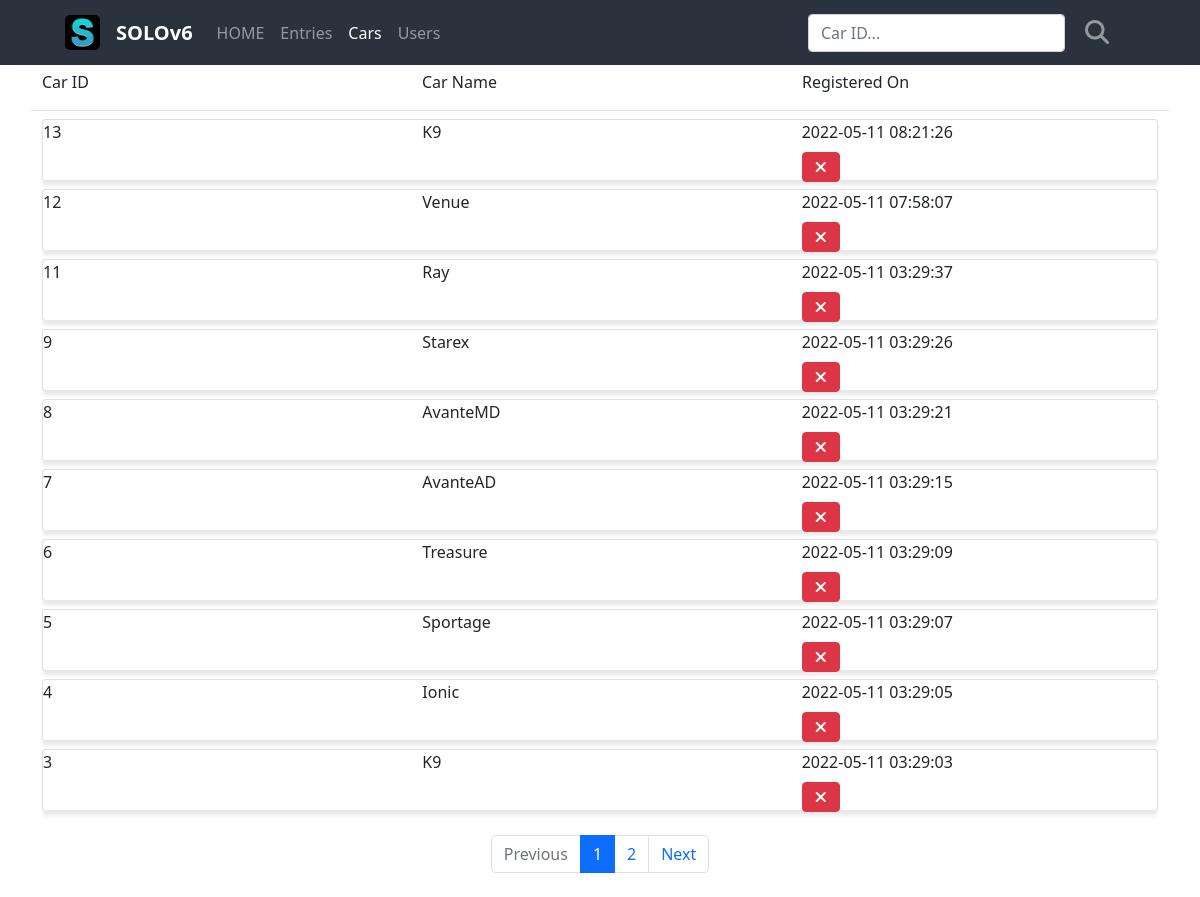
Page /cars/ on the earlier database version.
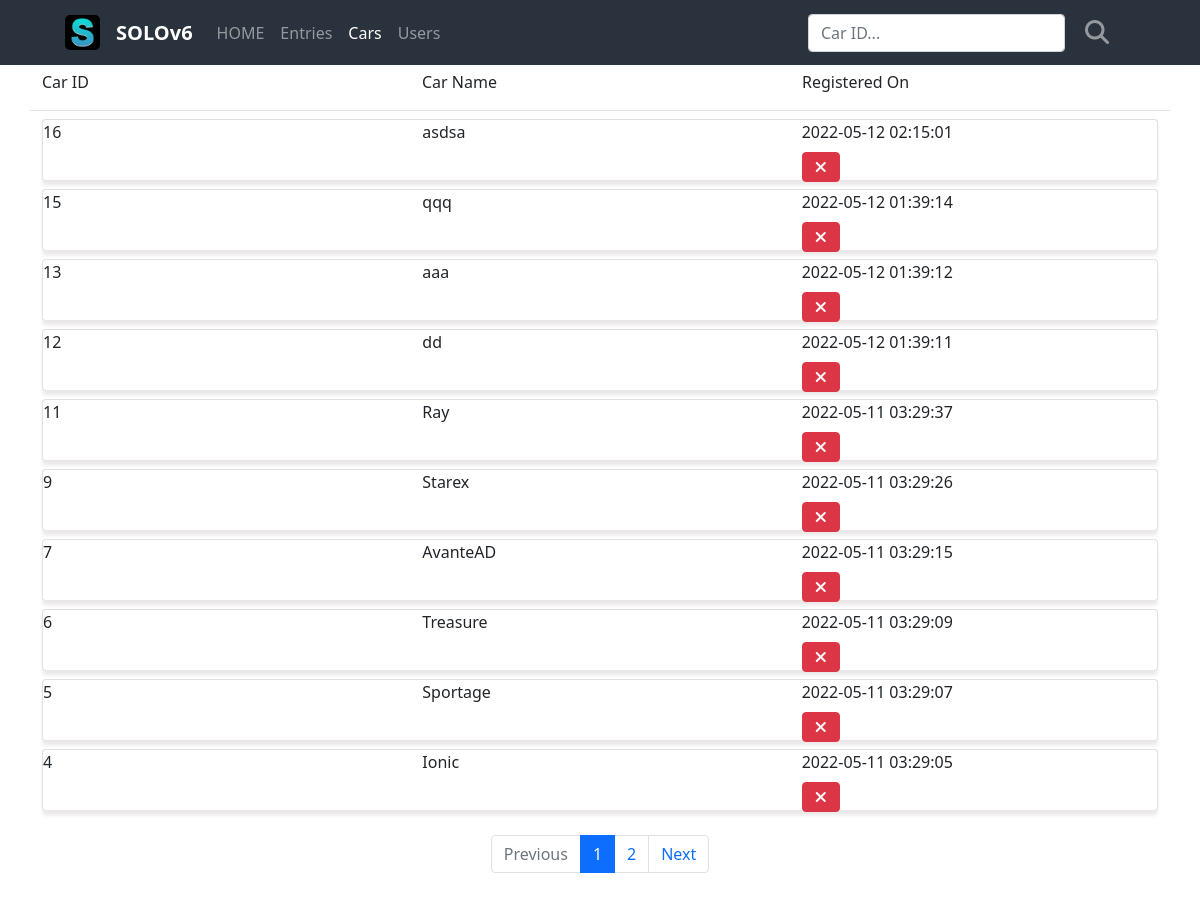
Same page on the later database version.
### project/models/car.py (models this page shows, shortened)
class Car(db.Model):
    id = db.Column(db.Integer, primary_key=True)
    car_name = db.Column(db.String(10), nullable=False)
    registered_on = db.Column(db.DateTime(), default=func.now())

### project/routes/car_routes.py (the view)
@blueprint.route('/')
def cars():
    page = request.args.get('page', type=int, default=1)
    needle = request.args.get('needle', type=str, default='')
    car_list = CarModel.query.order_by(CarModel.registered_on.desc())
    if needle:
        car_list = car_list.filter(
            CarModel.id.ilike(needle)
        )
    car_list = car_list.paginate(page, per_page=10)
    return render_template('cars.html', car_list=car_list, page=page, needle=needle)

### project/templates/cars.html (shortened to what the changed rows need)
<link rel="stylesheet" href="../static/css/cars.css">
{% extends 'base.html' %}
{% block content %}
<div class="car-main">
    <div class="container car-list-box">
        {% if car_list %}
            {% for car in car_list.items %}
            <div class="card my-2">
                <div class="card-body">
                    <div class="row card-body-row">
                        <div class="col car-list-col">
                            {{ car.id }}
                        </div>
                        <div class="col car-list-col">
                            {{ car.car_name }}
                        </div>
                        <div class="col car-list-col">
                            {{ car.registered_on }}
                            <div class="cancel-box">
                                <form class="delete-form" action="{{ url_for('cars.delete') }}" method="post">
                                    <button type="submit" class="btn btn-danger mb-3 cancel-btn">
                                        <i class="fa-solid fa-xmark"></i>
                                    </button>
                                </form>
                            </div>
                        </div>
                    </div>
                </div>
            </div>
            {% endfor %}
        {% else %}
        <div class="row">
            <div class="col-12">
                <h2>❌ No Car Registered ❌</h2>
            </div>
        </div>
        {% endif %}
    </div>
</div>
<ul class="pagination my-4 justify-content-center">
    {% for page_num in car_list.iter_pages() %}
    {% if page_num %}
    {% if page_num != car_list.page %}
    <li class="page-item">
        <a class="page-link" href="?page={{ page_num }}">{{ page_num }}</a>
    </li>
    {% else %}
    <li class="page-item active" aria-current="page">
        <a class="page-link" href="javascript:void(0)">{{ page_num }}</a>
    </li>
    {% endif %}
    {% else %}
    <li class="disabled">
        <a class="page-link" href="javascript:void(0)">...</a>
    </li>
    {% endif %}
    {% endfor %}
</ul>
{% endblock %}

Differences in the rows shown:
removed Car: id "8", car_name "AvanteMD", registered_on "2022-05-11 03:29:21"
no longer on this page (row unchanged): Car: id "3", car_name "K9", registered_on "2022-05-11 03:29:03"
added Car: id "16", car_name "asdsa", registered_on "2022-05-12 02:15:01"
added Car: id "15", car_name "qqq", registered_on "2022-05-12 01:39:14"
changed Car id 13: car_name "K9" → "aaa"; registered_on "2022-05-11 08:21:26" → "2022-05-12 01:39:12"
changed Car id 12: car_name "Venue" → "dd"; registered_on "2022-05-11 07:58:07" → "2022-05-12 01:39:11"
